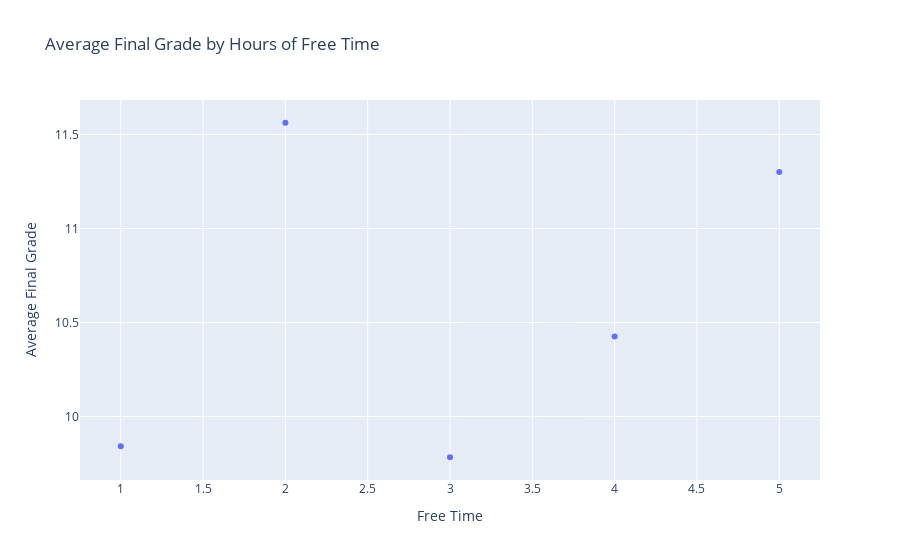

The code cell stored with this chart in its notebook:
### Markdown cell above
The students who got 3-4 hours of study time had approximately 1 point higher on their final grade compared to those who got 1-2 hours of study time. Putting more effort and time into studying will help students understand the concept better, leading them to do better on tests, which would result in a higher final grade for the course.

### Code cell
# averages final grade in respect to freetime
new1_DF3= DF3.groupby('freetime')['G3'].mean().reset_index()
# creates scatterplot for freetime vs. final grade
fig = px.scatter(new1_DF3,
                 x='freetime',
                 y='G3',
                 title='Average Final Grade by Hours of Free Time',
                 labels={'G3': 'Average Final Grade', 'freetime': 'Free Time'}
                  )   



fig.show()

### Figure 1 — Plotly figure (JSON) as saved in the notebook; plotly's stock layout.template omitted (floating-point values rounded to 4 significant figures)
{"data": [{"hovertemplate": "Free Time=%{x}<br>Average Final Grade=%{y}<extra></extra>", "legendgroup": "", "marker": {"color": "#636efa", "symbol": "circle"}, "mode": "markers", "name": "", "orientation": "v", "showlegend": false, "type": "scatter", "x": [1, 2, 3, 4, 5], "xaxis": "x", "y": [9.842, 11.56, 9.783, 10.43, 11.3], "yaxis": "y"}], "layout": {"legend": {"tracegroupgap": 0}, "title": {"text": "Average Final Grade by Hours of Free Time"}, "xaxis": {"anchor": "y", "domain": [0, 1], "title": {"text": "Free Time"}}, "yaxis": {"anchor": "x", "domain": [0, 1], "title": {"text": "Average Final Grade"}}}}
